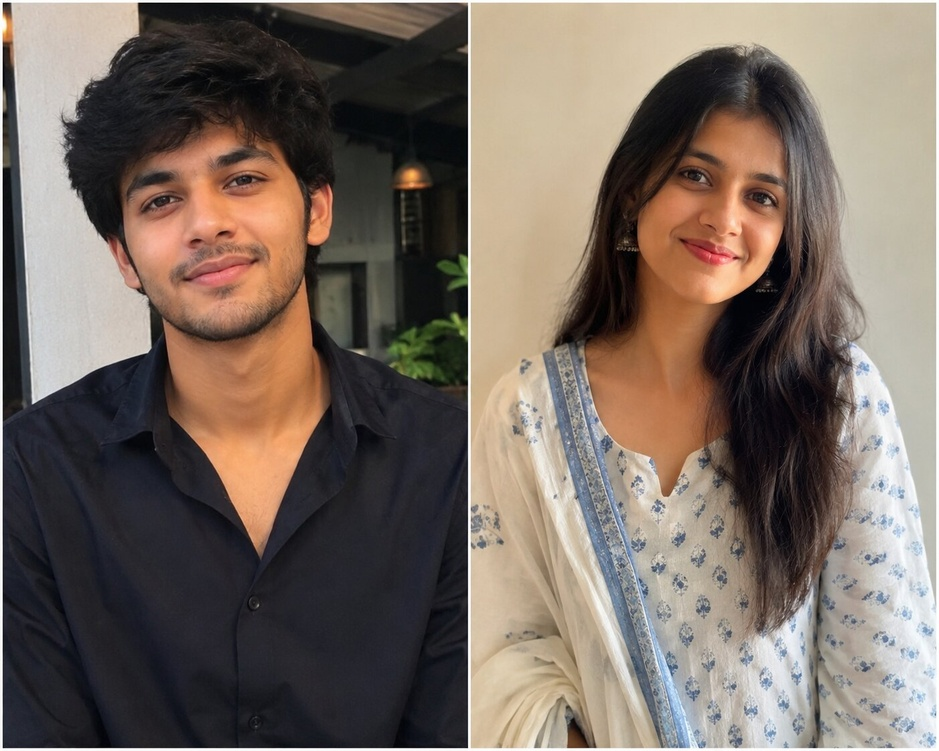
#> input picture data/photo.jpg, 939 x 751 px, shrunk from 1402 x 1122 before the run, found by its file name
$ python opencv_practice.py
#> lines starting #> are read from the running program, lines starting #| are printed output that depends on the picture
import cv2

# Step 1: Load the image
img = cv2.imread("data/photo.jpg")
#> img is the input picture: shape (751, 939, 3); mean B, G, R 97.8, 107.1, 120

# Check if image loaded successfully
if img is None:
    print("Error: Could not load image. Check the file path!")
else:
    print("Image loaded successfully!")
    print("Image shape:", img.shape)
#| Image shape: (751, 939, 3)

    # Step 2: Convert BGR to RGB (so colors display correctly)
    img_rgb = cv2.cvtColor(img, cv2.COLOR_BGR2RGB)

    # Step 3: Flip the image horizontally
    flipped_img = cv2.flip(img, 1)  # 1 = horizontal flip
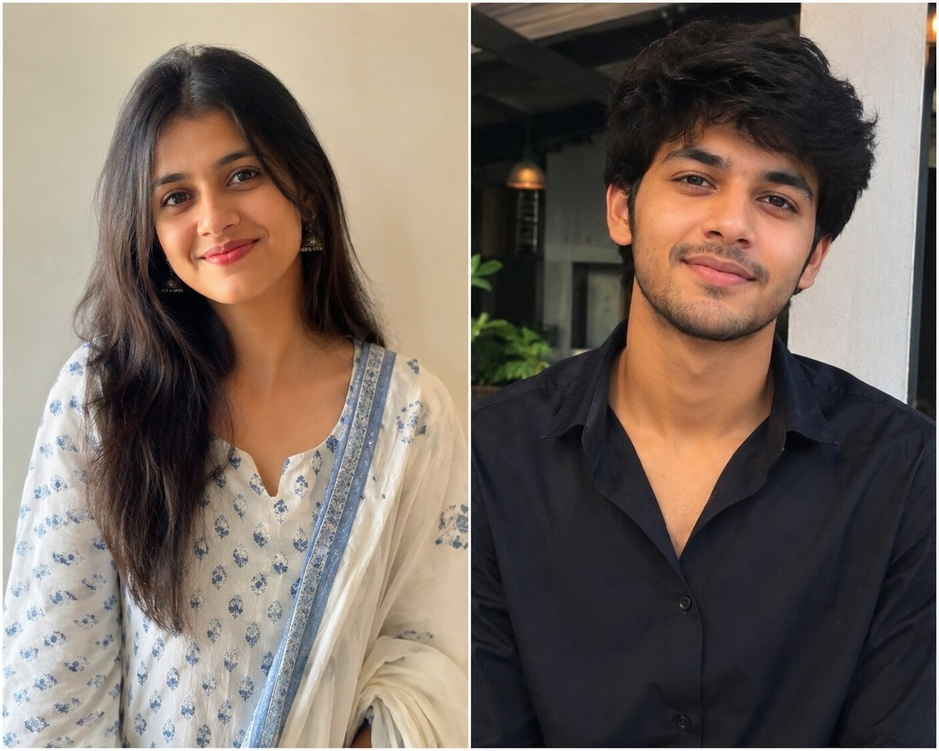
#> flipped_img: shape (751, 939, 3); mean B, G, R 97.8, 107.1, 120

    # Step 4: Save the flipped image
    cv2.imwrite("data/flipped.jpg", flipped_img)
    print("flipped.jpg has been saved!")
